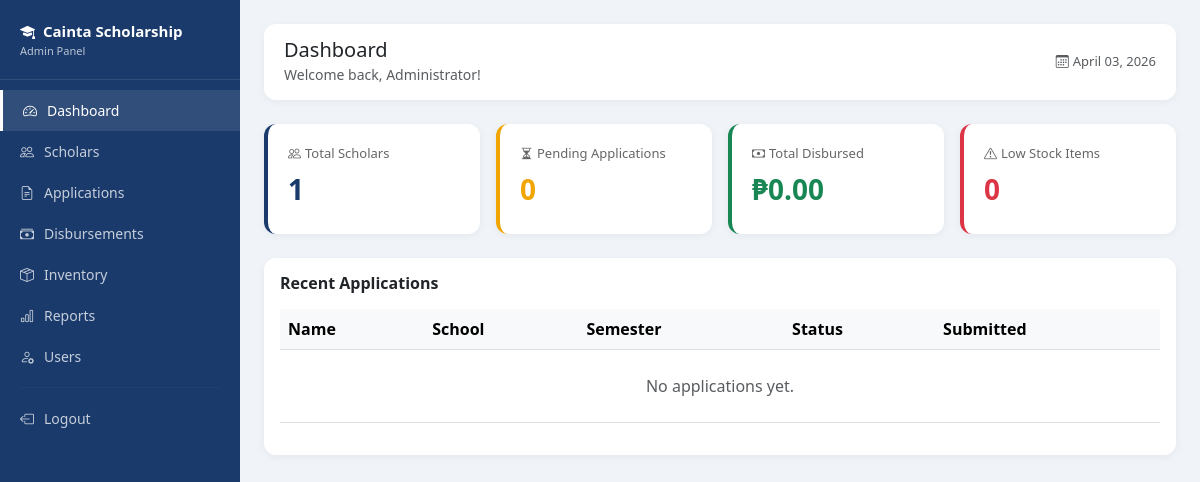
/admin/dashboard.php (signed in), run on an earlier commit of the app's database.
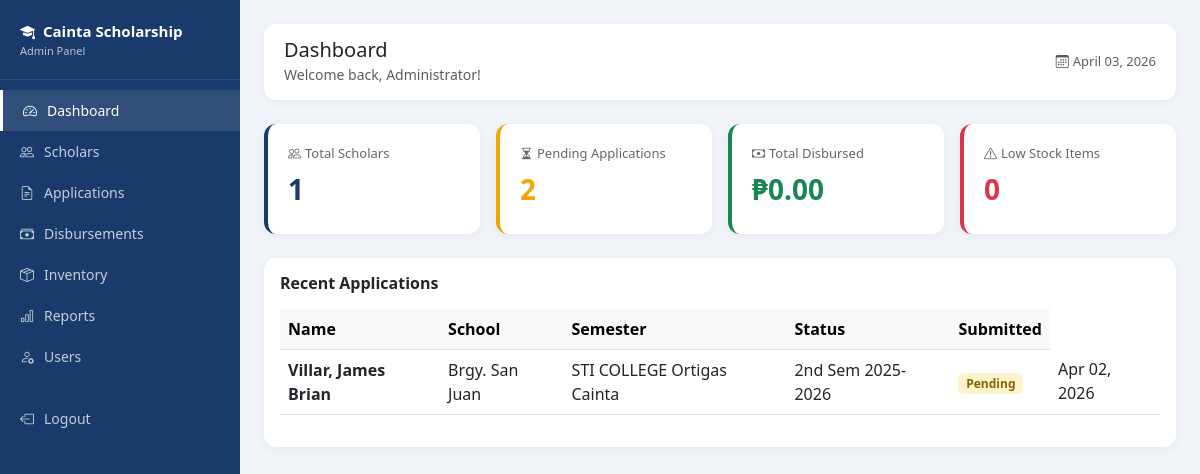
And on a later commit of the database.
### tables this page shows
CREATE TABLE `applications` (
  `application_id` int(11) NOT NULL,
  `scholar_id` int(11) NOT NULL,
  `school_year` varchar(20) DEFAULT NULL,
  `semester` enum('1st','2nd') DEFAULT NULL,
  `gwa` decimal(4,2) DEFAULT NULL,
  `monthly_income` decimal(10,2) DEFAULT NULL,
  `status` enum('pending','for_review','approved','rejected','incomplete') DEFAULT 'pending',
  `remarks` text DEFAULT NULL,
  `submitted_at` timestamp NOT NULL DEFAULT current_timestamp(),
  `father_name` varchar(100) DEFAULT NULL,
  `father_occupation` varchar(100) DEFAULT NULL,
  `mother_name` varchar(100) DEFAULT NULL,
  `mother_occupation` varchar(100) DEFAULT NULL
);

CREATE TABLE `scholars` (
  `scholar_id` int(11) NOT NULL,
  `first_name` varchar(50) NOT NULL,
  `last_name` varchar(50) NOT NULL,
  `middle_name` varchar(50) DEFAULT NULL,
  `birthdate` date DEFAULT NULL,
  `gender` enum('Male','Female') DEFAULT NULL,
  `address` text DEFAULT NULL,
  `barangay` varchar(100) DEFAULT NULL,
  `contact_no` varchar(20) DEFAULT NULL,
  `email` varchar(100) DEFAULT NULL,
  `school` varchar(100) DEFAULT NULL,
  `course` varchar(100) DEFAULT NULL,
  `year_level` int(11) DEFAULT NULL,
  `status` enum('active','inactive') DEFAULT 'active',
  `created_at` timestamp NOT NULL DEFAULT current_timestamp()
);

### admin/dashboard.php (the view, shortened to what the changed rows need)
<?php
require_once '../includes/db.php';
$total_applications = $pdo->query("SELECT COUNT(*) FROM applications WHERE status='pending'")->fetchColumn();
$recent_apps = $pdo->query("
    SELECT a.*, s.first_name, s.last_name, s.school, s.barangay
    FROM applications a
    JOIN scholars s ON a.scholar_id = s.scholar_id
    ORDER BY a.submitted_at DESC LIMIT 5
")->fetchAll();
?>
<!DOCTYPE html>
<html lang="en">
<head>
    <link href="https://cdn.jsdelivr.net/npm/bootstrap@5.3.0/dist/css/bootstrap.min.css" rel="stylesheet">
    <link href="https://cdn.jsdelivr.net/npm/bootstrap-icons@1.10.0/font/bootstrap-icons.css" rel="stylesheet">
</head>
<body>
<div class="main-content">
    <div class="row g-3 mb-4">
        <div class="col-md-3">
            <div class="stat-card" style="border-color: #f0a500;">
                <div class="stat-label"><i class="bi bi-hourglass-split me-1"></i>Pending Applications</div>
                <div class="stat-value" style="color:#f0a500;"><?= $total_applications ?></div>
            </div>
        </div>
    </div>
    <div class="card">
        <div class="card-body">
            <div class="table-responsive">
                <table class="table table-hover align-middle">
                    <thead class="table-light">
                        <tr>
                            <th>Name</th>
                            <th>School</th>
                            <th>Semester</th>
                            <th>Status</th>
                            <th>Submitted</th>
                        </tr>
                    </thead>
                    <tbody>
                        <?php if(empty($recent_apps)): ?>
                        <tr><td colspan="6" class="text-center text-muted py-4">No applications yet.</td></tr>
                        <?php else: ?>
                        <?php foreach($recent_apps as $app): ?>
                        <tr>
                            <td><strong><?= htmlspecialchars($app['last_name'] . ', ' . $app['first_name']) ?></strong></td>
                            <td><?= htmlspecialchars($app['barangay']) ?></td>
                            <td><?= htmlspecialchars($app['school']) ?></td>
                            <td><?= $app['semester'] ?> Sem <?= $app['school_year'] ?></td>
                            <td><span class="badge badge-<?= $app['status'] ?>"><?= ucfirst(str_replace('_', ' ', $app['status'])) ?></span></td>
                            <td><?= date('M d, Y', strtotime($app['submitted_at'])) ?></td>
                        </tr>
                        <?php endforeach; ?>
                        <?php endif; ?>
                    </tbody>
                </table>
            </div>
        </div>
    </div>
</div>
</body>
</html>

What changed in the data, as far as the page shows it:
added applications: scholar.first_name "Villar, James Brian", scholar.barangay "Brgy. San Juan", scholar.school "STI COLLEGE Ortigas Cainta", semester "2nd", school_year "2025-2026", status "Pending", submitted_at "Apr 02, 2026"
Also different on the page:
$total_applications: "0" → "2"
text no longer shown: "No applications yet."
